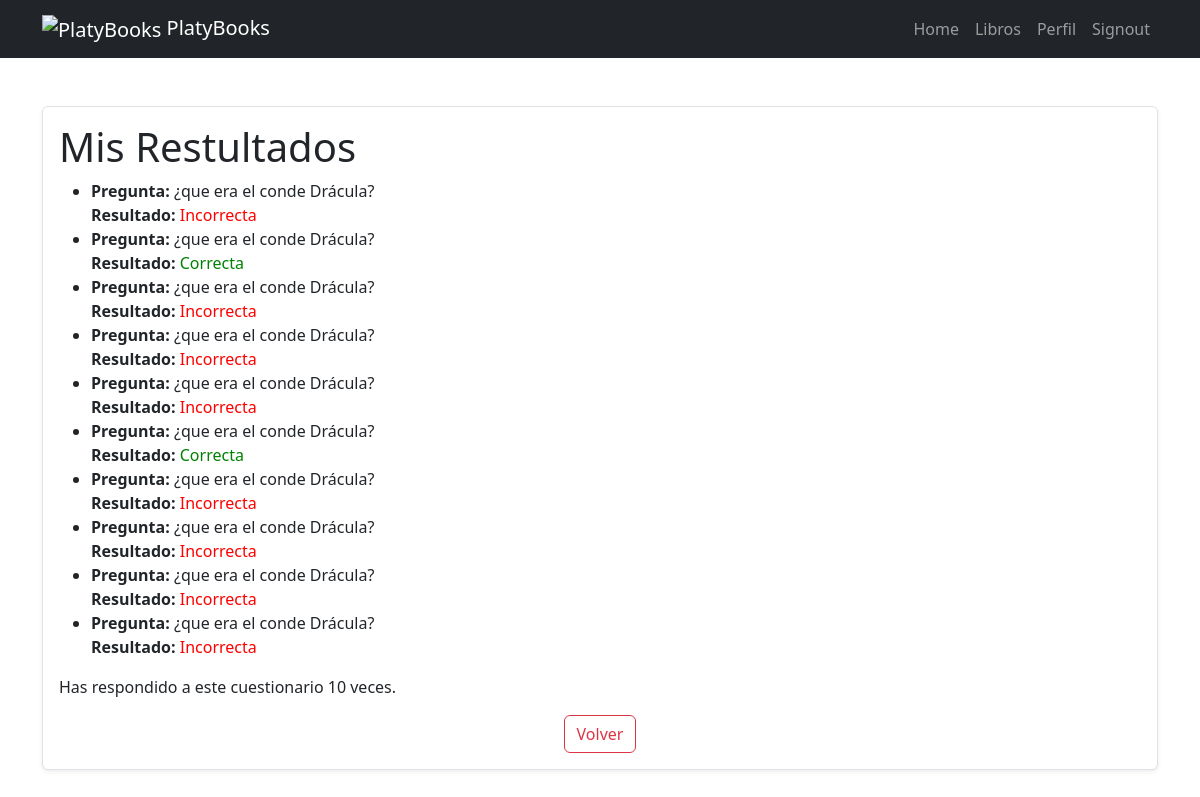
/quiz_result/1 (signed in), run on an earlier commit of the app's database.
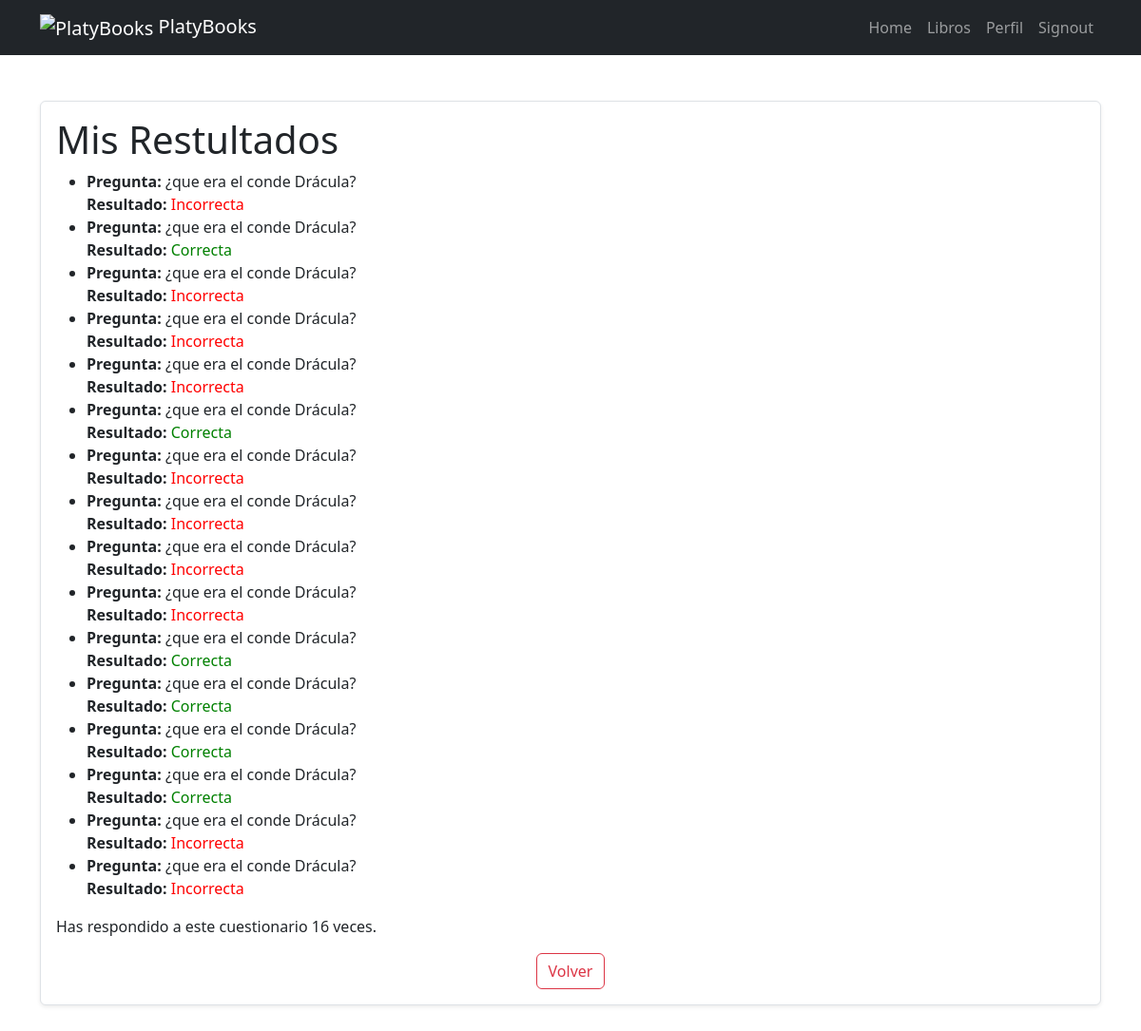
And on a later commit of the database.
### tasks/models.py (models this page shows, shortened)
class UserQuizResponse(models.Model):
    user = models.ForeignKey(User, on_delete=models.CASCADE, related_name="quiz_responses")
    quiz = models.ForeignKey(Quiz, on_delete=models.CASCADE, related_name="user_responses")
    answer = models.ForeignKey(Answer, on_delete=models.CASCADE)
    is_correct = models.BooleanField(default=False)
    date_submitted = models.DateTimeField(auto_now_add=True)

class Quiz(models.Model):
    book = models.ForeignKey(Book, on_delete=models.CASCADE, related_name="quizzes")
    question = models.TextField()
    response_count = models.IntegerField(default=0)

### tasks/views.py (the view)
# urls.py: path('quiz_result/<int:quiz_id>', views.quiz_result, name='quiz_result'),
@login_required
def quiz_result(request, quiz_id):
    responses = UserQuizResponse.objects.filter(quiz_id=quiz_id, user=request.user)
    return render(request, 'quiz_result.html', {'responses': responses})

### tasks/templates/quiz_result.html
{% extends 'base.html' %}
{% block content %}
<main class="container py-5">
    <section class="card card-body border rounded shadow-sm">
        <h1>Mis Restultados</h1>
        {% if responses %}
            <ul>
                {% for response in responses %}
                    <li>
                        <strong>Pregunta:</strong> {{ response.quiz.question }}<br>
                        <strong>Resultado:</strong>
                        {% if response.is_correct %}
                            <span style="color: green;">Correcta</span>
                        {% else %}
                            <span style="color: red;">Incorrecta</span>
                        {% endif %}
                    </li>
                {% endfor %}
            </ul>
            <p>Has respondido a este cuestionario {{ responses.count }} veces.</p>
        {% else %}
            <p>No has respondido a este cuestionario aún.</p>
        {% endif %}
        <div class="text-center">
            <a href="/buscar-libros" class="btn btn-outline-danger">
                Volver
            </a>
        </div>
    </section>
</main>
{% endblock %}

What changed in the data, as far as the page shows it:
added UserQuizResponse: quiz.question "¿que era el conde Drácula?", is_correct "Correcta"
added UserQuizResponse: quiz.question "¿que era el conde Drácula?", is_correct "Correcta"
added UserQuizResponse: quiz.question "¿que era el conde Drácula?", is_correct "Correcta"
added UserQuizResponse: quiz.question "¿que era el conde Drácula?", is_correct "Correcta"
added UserQuizResponse: quiz.question "¿que era el conde Drácula?", is_correct "Incorrecta"
added UserQuizResponse: quiz.question "¿que era el conde Drácula?", is_correct "Incorrecta"
Also different on the page:
{{ responses.count }}: "10" → "16"
